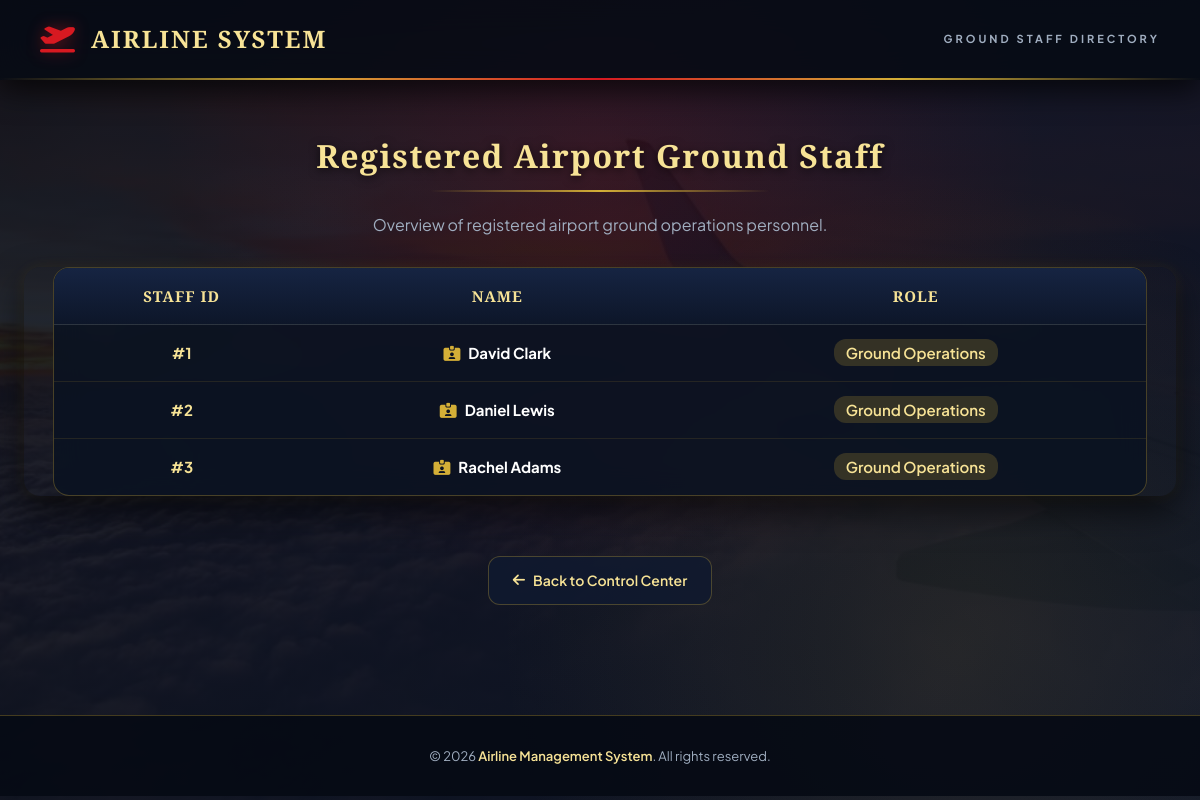
Page /api/admin/view_staff.php on the committed database.
### tables this page shows
CREATE TABLE IF NOT EXISTS `airport_staff` (
  `staff_id` INT AUTO_INCREMENT PRIMARY KEY,
  `name` VARCHAR(255) NOT NULL UNIQUE,
  `password` VARCHAR(255) NOT NULL
);

### api/autoload.php (called while the page is built, shortened)
<?php
spl_autoload_register(function ($class_name) {
    $file = __DIR__ . '/classes/' . $class_name . '.php';
});
?>

### api/classes/AirportStaff.php (called while the page is built, shortened)
<?php
class AirportStaff extends User {
    public function __construct($db) {
        $this->table_name = 'airport_staff';
    }
}
?>

### api/classes/User.php (called while the page is built, shortened)
<?php
abstract class User {
    protected $conn;
    protected $table_name;
    public function __construct($db) {
        $this->conn = $db;
    }
    public function getAll() {
        $query = "SELECT * FROM {$this->table_name}";
        return mysqli_query($this->conn, $query);
    }
}
?>

### api/admin/view_staff.php (the view, shortened to what this page needs)
<?php
include(__DIR__ . '/../db.php');
$staffObj = new AirportStaff($conn);
$result = $staffObj->getAll();
?>
<!DOCTYPE html>
<html lang="en">
<head>
    <link rel="stylesheet" href="../style.css">
</head>
<body>
    <div class="navbar">
        <a href="../index.php" class="navbar-brand">
            <i class="fa-solid fa-plane-departure"></i>
            <span>AIRLINE SYSTEM</span>
        </a>
        <div class="navbar-tagline">Ground Staff Directory</div>
    </div>
    <div class="container">
        <h2>Registered Airport Ground Staff</h2>
        <p style="margin-bottom: 30px;">Overview of registered airport ground operations personnel.</p>
        <div class="table-responsive">
            <table>
                <thead>
                    <tr>
                        <th>Staff ID</th>
                        <th>Name</th>
                        <th>Role</th>
                    </tr>
                </thead>
                <tbody>
                <?php
                if(mysqli_num_rows($result) > 0){
                    while($row=mysqli_fetch_assoc($result)){
                        echo "<tr>";
                        echo "<td><strong style='color: var(--text-gold);'>#".htmlspecialchars($row['staff_id'])."</strong></td>";
                        echo "<td><strong><i class='fa-solid fa-id-card-clip' style='color: var(--primary-gold); margin-right: 8px;'></i>".htmlspecialchars($row['name'])."</strong></td>";
                        echo "<td><span style='background: rgba(212, 175, 55, 0.2); color: var(--text-gold); padding: 4px 12px; border-radius: 12px; font-weight: 600;'>Ground Operations</span></td>";
                        echo "</tr>";
                    }
                }else{
                    echo "<tr><td colspan='3' style='padding: 30px;'>No ground staff personnel currently registered.</td></tr>";
                }
                ?>
                </tbody>
            </table>
        </div>
        <div style="margin-top: 35px;">
            <a href="admin_dashboard.php" class="back-btn"><i class="fa-solid fa-arrow-left"></i> Back to Control Center</a>
        </div>
    </div>
    <div class="footer">
        <p>© 2026 <span>Airline Management System</span>. All rights reserved.</p>
    </div>
</body>
</html>

### api/style.css (style rules this page uses)
:root { --primary-red: #D71921; --primary-red-dark: #8F0A10; --primary-red-glow: rgba(215, 25, 33, 0.45); --primary-gold: #D4AF37; --primary-gold-light: #F7E396; --primary-gold-dark: #9A7B1C; --primary-gold-glow: rgba(212, 175, 55, 0.35); --bg-dark: #060B14; --bg-navy: #0C1527; --bg-card: rgba(15, 26, 48, 0.75); --glass-border: rgba(212, 175, 55, 0.3); --glass-hover-border: rgba(212, 175, 55, 0.8); --text-white: #FFFFFF; --text-gold: #F7E396; --text-muted: #A0AEC0; --font-main: 'Plus Jakarta Sans', sans-serif; --font-heading: 'Cinzel', serif; --font-accent: 'Playfair Display', serif; --shadow-main: 0 15px 35px rgba(0, 0, 0, 0.6), 0 0 15px rgba(212, 175, 55, 0.1); --shadow-hover: 0 20px 45px rgba(215, 25, 33, 0.35), 0 0 25px rgba(212, 175, 55, 0.3); }
* { margin: 0; padding: 0; box-sizing: border-box; }
body { font-family: var(--font-main); background: radial-gradient(circle at 50% 20%, rgba(215, 25, 33, 0.15) 0%, transparent 50%), radial-gradient(circle at 80% 80%, rgba(212, 175, 55, 0.1) 0%, transparent 40%), linear-gradient(135deg, rgba(6, 11, 20, 0.88), rgba(12, 21, 39, 0.95)), url("../images/airplane.jpg"); background-size: cover; background-position: center; background-attachment: fixed; color: var(--text-white); min-height: 100vh; line-height: 1.6; overflow-x: hidden; }
h1, h2, h3, h4 { font-family: var(--font-heading); letter-spacing: 1.5px; }
h2 { font-size: 32px; margin-bottom: 20px; color: var(--text-gold); text-shadow: 0 2px 10px rgba(0, 0, 0, 0.7); display: inline-block; position: relative; }
h2::after { content: ''; display: block; width: 60%; height: 2px; background: linear-gradient(90deg, transparent, var(--primary-gold), transparent); margin: 8px auto 0; }
p { color: var(--text-muted); }
.navbar { background: rgba(6, 11, 20, 0.85); backdrop-filter: blur(16px); -webkit-backdrop-filter: blur(16px); padding: 20px 40px; display: flex; justify-content: space-between; align-items: center; font-family: var(--font-heading); font-size: 24px; font-weight: 700; letter-spacing: 2px; color: var(--text-gold); border-bottom: 2px solid transparent; border-image: linear-gradient(90deg, transparent, var(--primary-gold), var(--primary-red), var(--primary-gold), transparent) 1; box-shadow: 0 10px 30px rgba(0, 0, 0, 0.7); position: sticky; top: 0; z-index: 1000; }
.navbar-brand { display: flex; align-items: center; gap: 14px; text-decoration: none; color: var(--text-gold); }
.navbar-brand i { color: var(--primary-red); font-size: 28px; filter: drop-shadow(0 0 8px var(--primary-red-glow)); }
.navbar-tagline { font-family: var(--font-main); font-size: 11px; letter-spacing: 3px; text-transform: uppercase; color: var(--text-muted); }
.container { max-width: 1280px; margin: 0 auto; padding: 50px 24px; text-align: center; }
.back-btn { display: inline-flex; align-items: center; gap: 8px; font-size: 14px; font-weight: 600; padding: 12px 24px; margin-top: 25px; background: rgba(15, 26, 48, 0.8); color: var(--text-gold); border: 1px solid var(--glass-border); border-radius: 12px; text-decoration: none; transition: all 0.3s ease; }
.table-responsive { width: 100%; overflow-x: auto; margin: 30px 0; border-radius: 16px; box-shadow: var(--shadow-main); }
table { margin: auto; border-collapse: separate; border-spacing: 0; width: 95%; background: rgba(10, 18, 34, 0.85); backdrop-filter: blur(15px); color: var(--text-white); border-radius: 16px; overflow: hidden; border: 1px solid var(--glass-border); }
th { background: linear-gradient(180deg, #162442 0%, #0D1629 100%); color: var(--text-gold); font-size: 14px; font-family: var(--font-heading); letter-spacing: 1px; text-transform: uppercase; padding: 18px 16px; border-bottom: 2px solid var(--primary-gold); text-align: center; }
th, td { padding: 16px; border-bottom: 1px solid rgba(212, 175, 55, 0.12); text-align: center; font-size: 15px; }
tr:last-child td { border-bottom: none; }
tbody tr { transition: background 0.3s ease; }
.footer { margin-top: 60px; padding: 30px; text-align: center; background: rgba(6, 11, 20, 0.9); border-top: 1px solid var(--glass-border); font-size: 13px; color: var(--text-muted); }
.footer span { color: var(--text-gold); font-weight: 600; }

### rows in the picture
airport_staff: staff_id "1", name "David Clark"
airport_staff: staff_id "2", name "Daniel Lewis"
airport_staff: staff_id "3", name "Rachel Adams"
